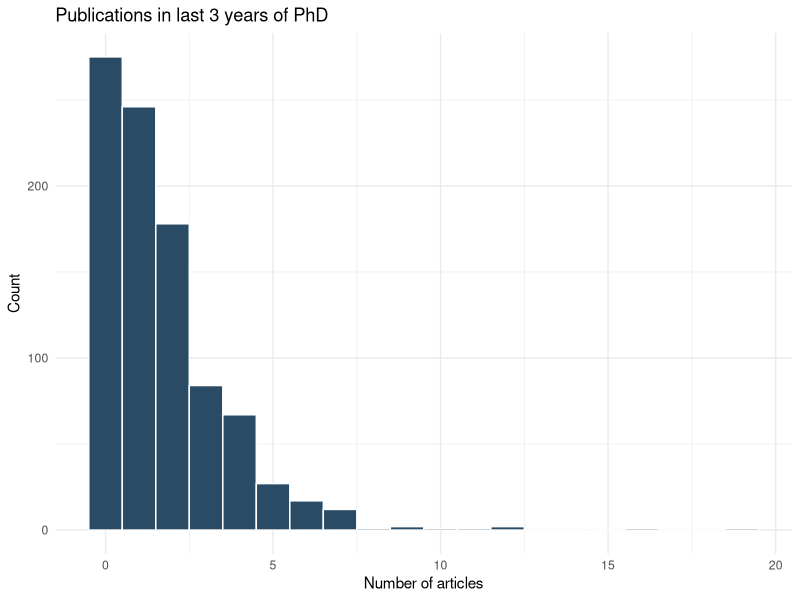
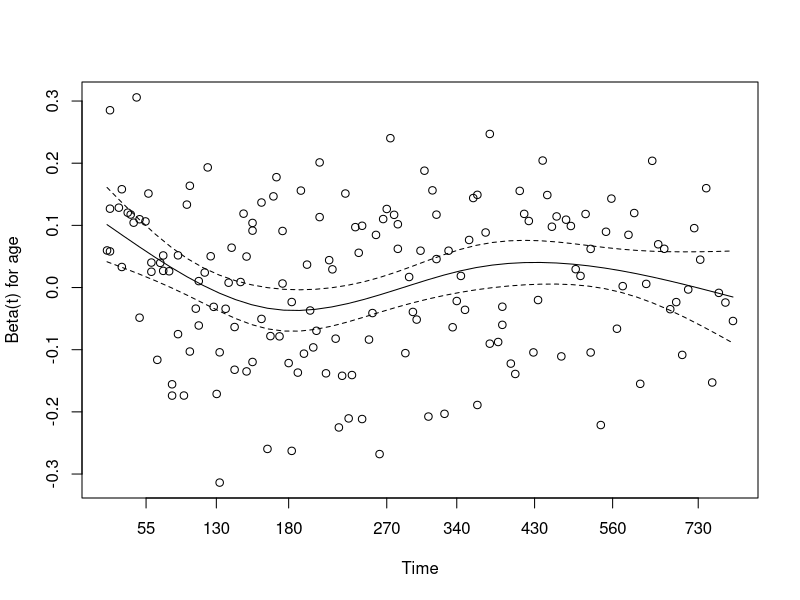
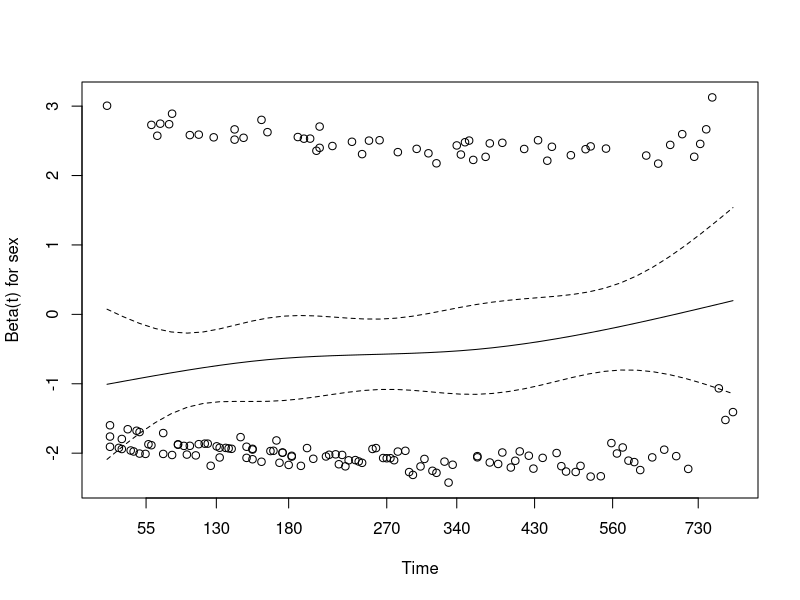
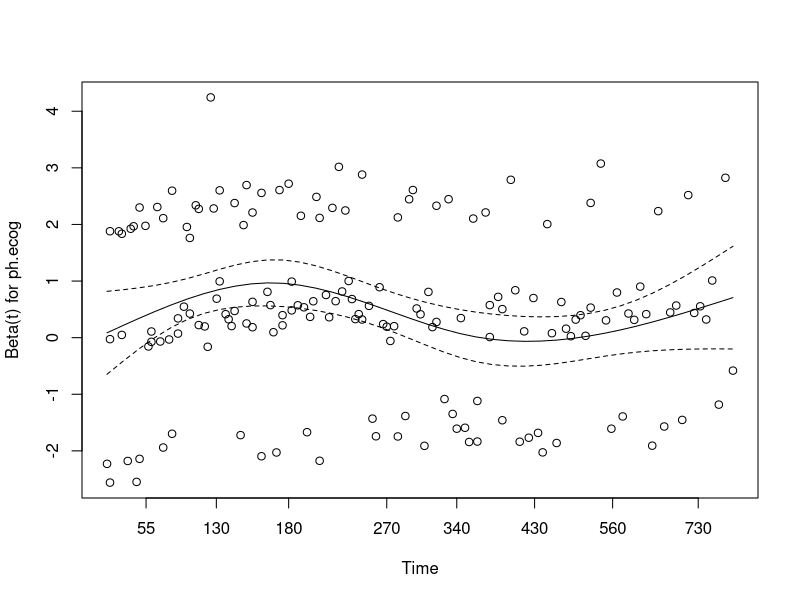
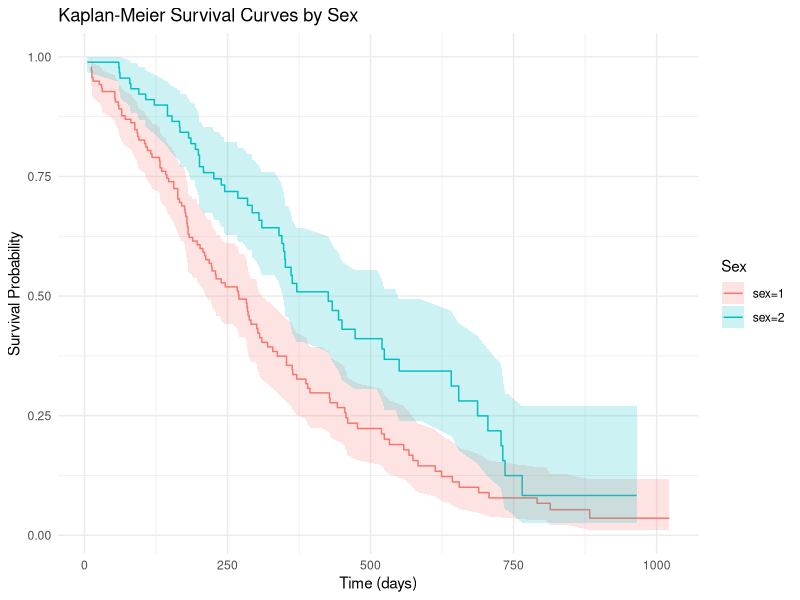

Write the R code that produced these figures, in order.
library(carData)
library(MASS)
library(nnet)
library(pscl)
library(AER)
library(marginaleffects)
library(ggplot2)
data(BEPS)

table(BEPS$economic.cond.national)

BEPS$econ_ord = factor(BEPS$economic.cond.national, ordered = TRUE)

# The distribution is concentrated in the middle categories (2, 3, and 4), 
# with category 3 (“stayed about the same”) being the modal response. Very few 
# respondents chose the extreme ends (1 = got much worse, 5 = got much better).
# OLStreats the numeric values 1–5 as equally spaced, implying that the difference
# between “got much worse” and “got a little worse” is identical to the difference
# between “stayed the same” and “got a little better.” This is almost certainly
# wrong for Likert-type survey items, where psychological distances between
# adjacent categories need not be equal. Ordered logit avoids this assumption
# by estimating threshold parameters that let the data determine the spacing of
# the latent scale.

m_ologit = polr(econ_ord ~ age + gender + Europe + political.knowledge,
                data = BEPS, Hess = TRUE)
summary(m_ologit)

# Note that polr() uses a reversed sign convention: the raw coefficient reported
# in the output is negated relative to the standard parameterization. A positive
# raw coefficient in the polr() output corresponds to a negative association
# with higher ordinal categories. The raw coefficient on Europe is negative, 
# which — after applying the sign reversal — implies a positive association: 
# respondents with stronger pro-EU attitudes tend to perceive national economic
# conditions as having improved. This is plausible: Blair’s government was
# broadly pro-European and pro-single-market, so EU supporters may have held 
# more favorable views of its economic stewardship. For reliable interpretation
# of magnitudes, we use average marginal effects below.

avg_slopes(m_ologit)

# The AMEs show the average change in the probability of each response category
# associated with a one-unit increase in each predictor. For Europe, the AMEs 
# on the lower categories (1 and 2) are negative, while the AMEs on the higher 
# categories (4 and 5) are positive, consistent with a positive association
# between pro-EU sentiment and more optimistic economic assessments. As a sanity 
# check, the AMEs for any given predictor must sum to zero across the five 
#categories because probabilities are constrained to sum to one.

predictions(m_ologit, newdata = datagrid(gender = c("female", "male")))

# The predicted probabilities for the most pessimistic category 
# (1 = got much worse) and the most optimistic category (5 = got much better)
# are shown separately for female and male respondents, with all other covariates
# held at their sample means. Any gender differences in these predicted 
# probabilities should be modest, given that gender does not appear to be a 
# strong driver of economic perceptions relative to the other covariates in
# the model. The overlapping confidence intervals for male and female respondents
# across most categories suggest that the gender gap in economic optimism is 
# not large in this dataset.


BEPS$vote = relevel(BEPS$vote, ref = "Conservative")
m_mlogit = multinom(vote ~ economic.cond.national + Blair + Hague +
                      Kennedy + Europe, data = BEPS, trace = FALSE)
summary(m_mlogit)

# The model produces two sets of log-odds coefficients: Labour vs. Conservative
# and Liberal Democrat vs. Conservative. The coefficient on Blair in the Labour 
# vs. Conservative equation is strongly positive: higher approval of Tony Blair 
# is associated with substantially greater log-odds of voting Labour rather than
# Conservative. This makes intuitive sense — Blair was the Labour leader, so 
# voters who rated him favorably were much more likely to have voted for his 
# party. By contrast, the Blair coefficient in the Liberal Democrat vs. 
# Conservative equation is expected to be smaller or near zero, since Blair 
# approval does not strongly differentiate Liberal Democrat voters from Conservatives.

avg_slopes(m_mlogit)

# The AME of Blair on the probability of voting Labour is positive and
# substantial. A one-unit increase in Blair approval (on the 1–5 scale)
# is associated with a meaningful increase in the average probability of
# voting Labour, holding all other variables constant. This reflects the
# strong personalization of vote choice in 1997: feelings toward the party
# leader were a major driver of vote intention, and Blair in particular
# was unusually popular relative to his Conservative counterpart.

# c) The multinomial logit assumes Independence of Irrelevant Alternatives (IIA):
# the odds ratio between any two alternatives (e.g., Labour vs. Conservative)
# is unaffected by the presence or characteristics of the third alternative
# (Liberal Democrats). In the red bus / blue bus analogy, IIA fails because
# two alternatives are near-perfect substitutes and removing one simply
# shifts its probability to the other rather than distributing it
# proportionally. For British party choice, IIA is a moderate concern:
# Labour and the Liberal Democrats are both centre-left parties, sharing
# some ideological space, so some voters may treat them as partial substitutes
# in a way IIA cannot accommodate. The Conservatives, however, occupy a
# clearly distinct ideological position (right-wing), so the three-party
# menu is not as degenerate as two buses of different colours. Overall,
# IIA is plausible for Conservative vs. the others but is a more legitimate
# worry for the Labour/Liberal Democrat distinction.

summary(bioChemists$art)

var(bioChemists$art)

ggplot(bioChemists, aes(x = art)) +
  geom_histogram(binwidth = 1, fill = "#294b66", color = "white") +
  theme_minimal() +
  labs(title = "Publications in last 3 years of PhD",
       x = "Number of articles", y = "Count")

# The distribution of art is right-skewed, with a mode at zero and a long
# upper tail. The mean is around 1.69 while the variance is approximately
# 3.71 — roughly twice the mean. Under the Poisson assumption, the variance
# should equal the mean; a ratio substantially above 1 indicates
# overdispersion. This pattern is a first signal that a standard Poisson
# model may underestimate uncertainty and produce anti-conservative
# standard errors.

m_pois = glm(art ~ fem + mar + kid5 + phd + ment,
             data = bioChemists, family = poisson)
summary(m_pois)

exp(coef(m_pois)["ment"])

# The incidence rate ratio (IRR) for ment is 1.026: each additional article
# published by the mentor is associated with a multiplicative increase in
# expected student articles by that factor, holding all else constant.
# The effect is modest but positive, suggesting that more productive mentors
# slightly boost student output. The residual deviance is substantially
# larger than the residual degrees of freedom (their ratio is well above 2),
# which is another clear diagnostic signal of overdispersion — the Poisson
# model does not adequately capture the variation in publication counts.

dispersiontest(m_pois)

# The dispersion test strongly rejects the null hypothesis of
# equidispersion (p < 0.001). The estimated dispersion parameter is well
# above 1, confirming that the variance in art substantially exceeds its
# mean. This means the Poisson standard errors are too small: the model
# underestimates uncertainty, inflates test statistics, and produces
# p-values that are misleadingly small. A model that explicitly accounts
# for overdispersion — such as the negative binomial — is needed.

m_nb = glm.nb(art ~ fem + mar + kid5 + phd + ment,
              data = bioChemists)
summary(m_nb)

# The coefficient on ment is similar to the Poisson estimate, indicating
# that the point estimate is reasonably stable. The key difference is in
# the standard errors: the negative binomial model produces larger, more
# honest uncertainty estimates. The estimated overdispersion parameter
# theta (shown in the summary) quantifies how much the variance exceeds
# the Poisson prediction; a smaller theta means more severe overdispersion.
# Here theta is moderate, indicating meaningful but not extreme
# extra-Poisson variation.

AIC(m_pois)

AIC(m_nb)

# The negative binomial AIC is substantially lower than the Poisson AIC,
# despite the NB model having one additional parameter (theta). Under AIC,
# the improvement in fit more than compensates for the added complexity.
# This confirms that overdispersion is a genuine feature of the data, not
# noise, and that the negative binomial is the more appropriate model for
# these publication counts.

predictions(m_nb, newdata = datagrid(fem = c("Men", "Women")))

# The predicted number of articles for men exceeds that for women,
# holding marital status, number of young children, PhD prestige, and
# mentor productivity constant at their sample means. The confidence
# intervals provide information on whether this gender gap is statistically
# distinguishable: if the intervals do not overlap, the difference is
# significant at conventional levels. The gap reflects a persistent
# within-group gender difference in publication productivity that is not
# simply an artefact of other observable characteristics.

# d) Summary of findings

# The Poisson model is not adequate for this dataset. The variance-to-mean
# ratio of art is roughly double, the residual deviance far exceeds the
# degrees of freedom, and the formal dispersiontest() rejects
# equidispersion with a p-value well below 0.001. The negative binomial
# model, which adds a dispersion parameter to accommodate this extra
# variation, achieves a substantially lower AIC and produces more reliable
# (wider) standard errors. On substantive findings: the mentor's
# productivity (ment) has a positive and statistically significant effect,
# with an IRR slightly above 1 — each additional mentor article is
# associated with a modest multiplicative increase in expected student
# articles, suggesting that working with a productive mentor confers a
# real, if small, boost. Gender (fem) and number of young children (kid5)
# are both negative and statistically significant: women publish fewer
# articles on average, and each additional child under age 5 is associated
# with reduced output. PhD program prestige (phd) and marital status (mar)
# are not statistically significant in the negative binomial model.
# Together, the results point to early-career productivity being shaped by
# mentor environment, gender, and family demands — patterns consistent
# with broader literature on PhD student outcomes in STEM fields.

#-----------------------------------------------------------------------------

# =========================
# Part 2: Survival Analysis
# =========================

# Load required packages
library(survival)
library(broom)
library(ggplot2)
library(marginaleffects)

# Load data
lung <- survival::lung

# Recode event variable (1=censored, 2=dead → 0=censored, 1=dead)
lung$dead <- lung$status - 1

# =========================
# 2.1 Kaplan-Meier Survival
# =========================

# a) Explore the data
n_total <- nrow(lung)
n_events <- sum(lung$dead == 1, na.rm = TRUE)
n_censored <- sum(lung$dead == 0, na.rm = TRUE)
prop_censored <- n_censored / n_total

n_total
n_events
n_censored
prop_censored

# There are 228 observations, 165 deaths, 63 alive patients, and thus 27% of the
# patients are censored. 

# b) Overall Kaplan-Meier curve
km_fit <- survfit(Surv(time, dead) ~ 1, data = lung)

summary(km_fit)
summary(km_fit)$table

# The median is 310 days, which means 310 days is the estimated time at which 
# 50% of the patients will have died

# c) KM curves by sex + plot + log-rank test
km_sex <- survfit(Surv(time, dead) ~ sex, data = lung)

km_tidy <- broom::tidy(km_sex)

p <- ggplot(km_tidy, aes(x = time, y = estimate, color = strata)) +
  geom_step() +
  geom_ribbon(aes(ymin = conf.low, ymax = conf.high, fill = strata),
              alpha = 0.2, color = NA) +
  labs(title = "Kaplan-Meier Survival Curves by Sex",
       x = "Time (days)",
       y = "Survival Probability",
       color = "Sex",
       fill = "Sex") +
  theme_minimal()

ggsave("km_survival_by_sex.pdf", plot = p, width = 6, height = 4)

logrank <- survdiff(Surv(time, dead) ~ sex, data = lung)
logrank

p_value <- 1 - pchisq(logrank$chisq, df = 1)
p_value

# The p-value of the log-rank test indicates statistical significance, that is 
# to say, that the difference in survival time between the groups is unlikely
# to have occured purely by chance. The graph shows us that women have signifi
#cantly higher surival probability as days go by, although they fully converge
#at around 750 days, the cofidence intervals overlapping somewhat earlier than 
# that.

# =========================
# 2.2 Cox Model
# =========================

# a) Fit Cox proportional hazards model
cox_model <- coxph(Surv(time, dead) ~ age + sex + ph.ecog, data = lung)

summary(cox_model)

# HR for sex = 0.5754
# A HR of 0.5754 means that women have a 42.5% LOWER hazard of death
# compared to men, holding age and ph.ecog constant.
# This is statistically significant as we can see in the summary.
# This seems to indicate that women survive significantly longer.

exp(coef(cox_model))

# HR for ph.ecog = 1.5900
# A one-unit increase in ECOG score is associated with a 59% HIGHER hazard of
# death, holding age and sex constant.
# This is highly statistically significant as we can see in the summary.
# Worse ECOG performance is thus associated with shorter survival. 

# c) Test proportional hazards assumption
ph_test <- cox.zph(cox_model)
ph_test

plot(ph_test)

# None of the covariates have a significant p-value, and the global test is also
# non-significant. Therefore, we fail to reject the proportional hazards assumption —
# the assumption holds for the model and all of its variables. If the assumption
# were violated for, say, sex, it would mean that the proportional survival 
# advantage of women would reverse or fade over time, thus invalidating the 
# assumption and making the model unfit for use in such a case.

# =========================
# d) Final Summary
# =========================

# COMMENTS:
# The Kaplan-Meier analysis suggested significant differences between the sur-
# vival probabilities of each sex, women having a higher chance of survival 
# for up to 750 days. This difference between sexes remained significant when 
# accounting for age and ecog scores in posterior analysis. Although age did 
# not prove to be a significant factor, perhaps counterintuitively, the model, 
# which was fit for the data at hand for it did not violate the proportional 
# hazards assumption, also seemed to show that worse physical performance is 
# associated with lower chances of survival. 
